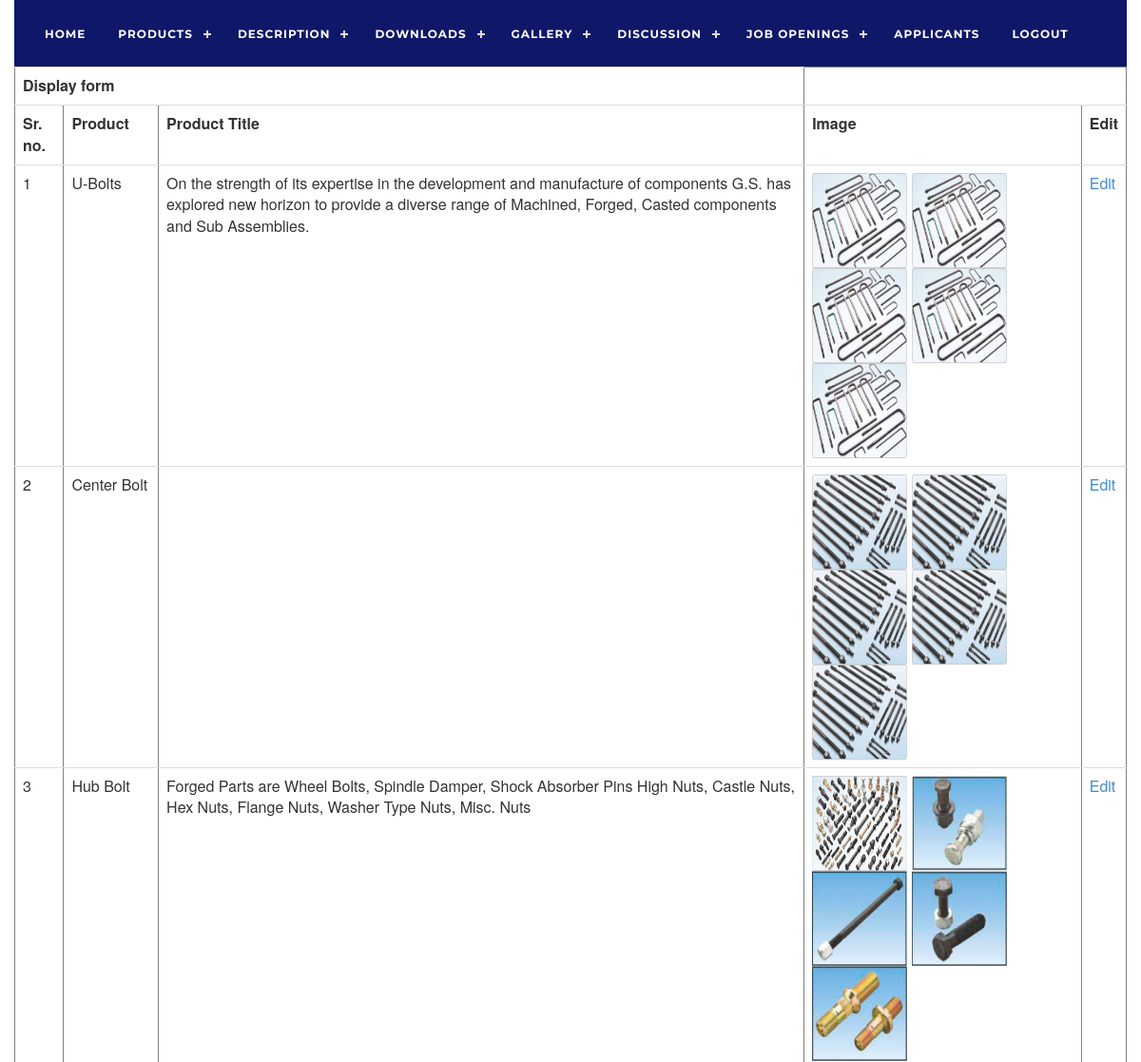
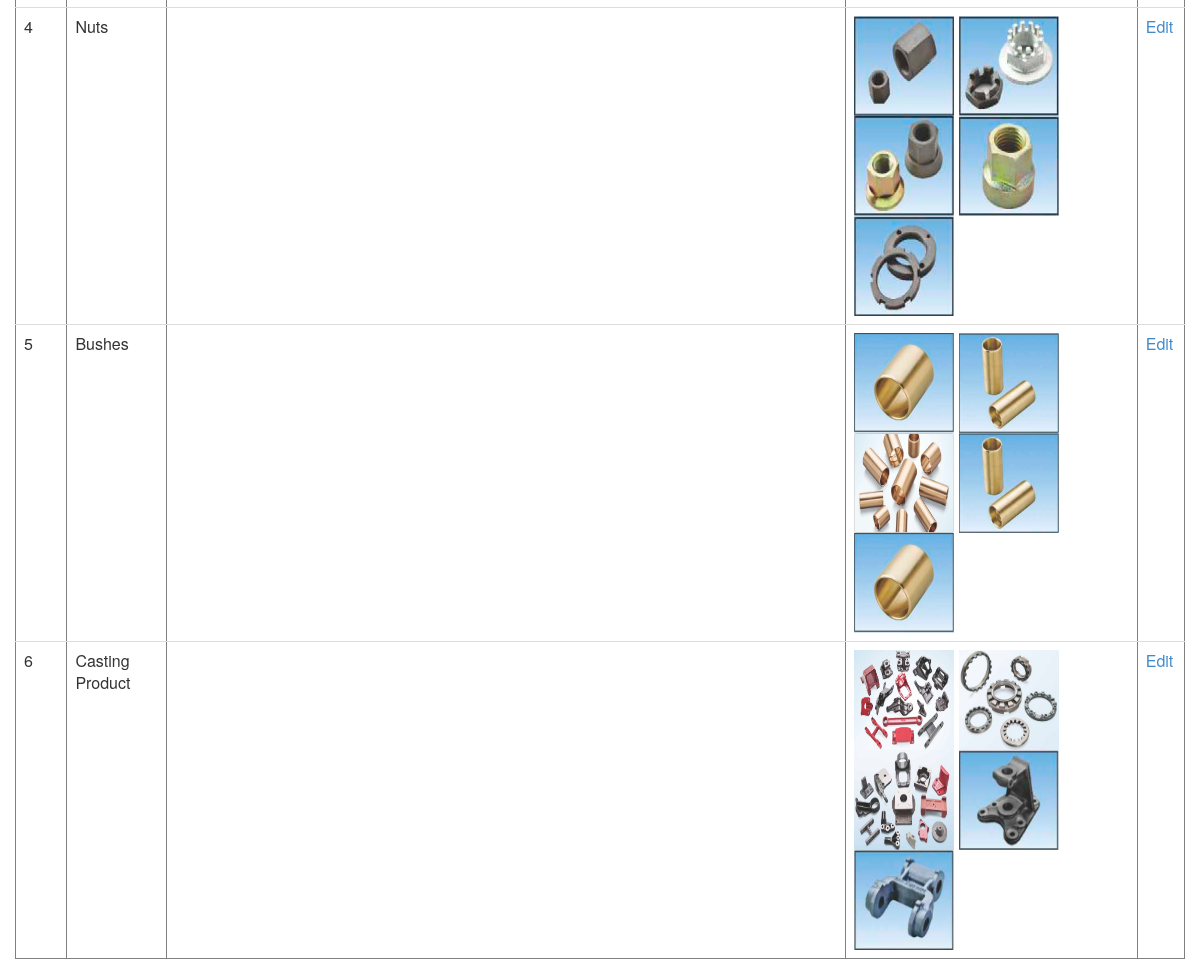
Page /admin/admin_index.php?a=edit (signed in) on the committed database (2 pictures, top to bottom).
### tables this page shows
CREATE TABLE `product_master` (
  `p_id` int(100) NOT NULL auto_increment,
  `p_name` varchar(100) NOT NULL,
  `p_title` varchar(1000) NOT NULL,
  `img1` varchar(2000) NOT NULL,
  `img2` varchar(2000) NOT NULL,
  `img3` varchar(2000) NOT NULL,
  `img4` varchar(2000) NOT NULL,
  `img5` varchar(2000) NOT NULL,
  PRIMARY KEY  (`p_id`)
);

### admin/edit_pm.php (the view, shortened to what this page needs)
<table class="table" border="1">
<tr>
<th colspan="3">
Display form
</th>
</tr>
<th>Sr. no.</th>
<th>Product</th>
<th>Product Title</th>
<th>Image</th>
<th>Edit</th>
<?php
$str="select * from product_master";
$str1=mysql_query($str);
while($str2=mysql_fetch_array($str1))
{
		$path1='prod_images/'.$str2[img1];
		$path2='prod_images/'.$str2[img2];
		$path3='prod_images/'.$str2[img3];
		$path4='prod_images/'.$str2[img4];
		$path5='prod_images/'.$str2[img5];
	echo "<tr>
	<td>$str2[p_id]</td>
	<td>$str2[p_name]</td>
	<td>$str2[p_title]</td>
	<td><img src='$path1' width='100' height='100'>
	<img src='$path2' width='100' height='100'>
	<img src='$path3' width='100' height='100'>
	<img src='$path4' width='100' height='100'>
	<img src='$path5' width='100' height='100'>
	</td>
	<td><a href='admin_index.php?a=edit1&p_id=$str2[p_id]'>Edit</a></td>
	</tr>"
	;
}
?>
</table>

### rows in the picture
product_master: p_id "1", p_name "U-Bolts", p_title "On the strength of its expertise in the development and manufacture of components G.S. has explored new horizon to provide a diverse range of Machined, Forged, Casted components and Sub Assemblies.", img1 (picture), img2 (picture), img3 (picture), img4 (picture), img5 (picture)
product_master: p_id "2", p_name "Center Bolt", img1 (picture), img2 (picture), img3 (picture), img4 (picture), img5 (picture)
product_master: p_id "3", p_name "Hub Bolt", p_title "Forged Parts are Wheel Bolts, Spindle Damper, Shock Absorber Pins High Nuts, Castle Nuts, Hex Nuts, Flange Nuts, Washer Type Nuts, Misc. Nuts", img1 (picture), img2 (picture), img3 (picture), img4 (picture), img5 (picture)
product_master: p_id "4", p_name "Nuts", img1 (picture), img2 (picture), img3 (picture), img4 (picture), img5 (picture)
product_master: p_id "5", p_name "Bushes", img1 (picture), img2 (picture), img3 (picture), img4 (picture), img5 (picture)
product_master: p_id "6", p_name "Casting Product", img1 (picture), img2 (picture), img3 (picture), img4 (picture), img5 (picture)
